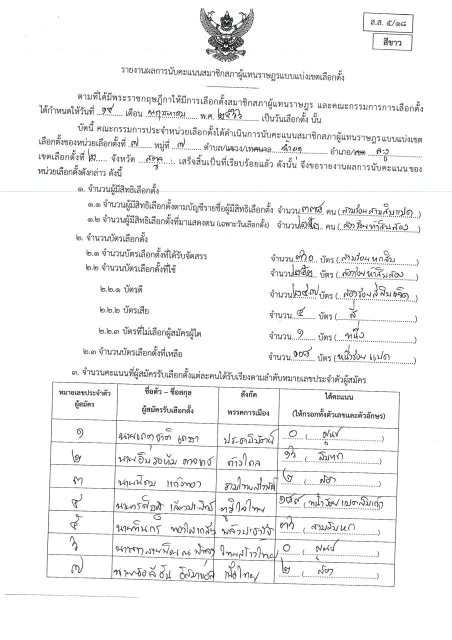
#> input picture election66/images/-1001980014618383029.jpg, 904 x 1280 px, found by its file name (shown at 1/2 size); its folder holds 4 pictures in this run
$ jupyter execute --allow-errors playground.ipynb
#> lines starting #> are read from the running program, lines starting #| are printed output that depends on the picture
[cell 1]
import fitz
import uuid
import json
from PIL import Image, ImageDraw
from pathlib import Path
import os
import random
import pandas as pd

[cell 2]
doc_path = 'จังหวัดสตูล/เขตเลือกตั้งที่ 02/นอกเขต,นอกราชฯ/ชุดที่ 3/สตูล-03-บัญชีรายชื่อ-นอกเขตนอกราช.pdf'
doc_name = Path(doc_path).name
#> (the rest of this cell did not finish here and is left out)

[cell 3]
def resize_image(pil_image, max_size=1280):
    """
    Resizes an image to 1280 width or height, whichever is larger.
    And keeps the aspect ratio.
    """
    width, height = pil_image.size
    if width > height:
        new_width = max_size
        new_height = int(new_width * height / width)
    else:
        new_height = max_size
        new_width = int(new_height * width / height)
    return pil_image.resize((new_width, new_height))

[cell 4]
metainfo = list()
for dirname, dirpaths, filenames in os.walk('จังหวัดสตูล/เขตเลือกตั้งที่ 02/อำเภอละงู/ตำบลละงู'):
    for filename in filenames:
        if not filename.endswith('.pdf'): continue

        doc_path = os.path.join(dirname, filename)

        doc_name = Path(doc_path).name
        doc = fitz.Document(doc_path)

        for page in doc.pages():
            for image in page.get_images():
                xref  = image[0]
                pix   = fitz.Pixmap(doc.extract_image(xref)['image'])
                try:
                    image = Image.frombytes('RGB', (pix.width, pix.height), pix.samples)
                except ValueError as e:
                    continue
                hash_val  = hash(pix.samples)

                file_name = f'images/{hash_val}.jpg'
                if not os.path.exists(file_name):
                    resize_image(image).save(file_name)
                metainfo.append(dict(doc=doc_path, page_num=page.number, file_name=Path(file_name).name))

[cell 5]
pd.DataFrame(metainfo).to_csv('images/metainfo.csv',index=False)

[cell 6]
def get_image(doc, xref):
    """
    Gets an image from a PDF document.

    Args:
    doc: A PDF document object.
    xref: The xref of the image to get.

    Returns:
    An Image object representing the image.
    """

    pix = fitz.Pixmap(doc.extract_image(xref)['image'])
    return Image.frombytes('RGB', (pix.width, pix.height), pix.samples)

# Detect table

inference with model on huggingface

[cell 7]
from gradio_client import Client

#> (the rest of this cell did not finish here and is left out)

[cell 8]
def inference(image_path, client):
    """
    This function performs inference on an image.

    Args:
        image_path: The path to the image file.

    Returns:
        The results of the inference, as a JSON object.
    """

    # Make a prediction using the client.
    result_json_path = client.predict(
        image_path, api_name="/predict")

    # Load the results from the JSON file.
    with open(result_json_path, "r") as fp:
        return json.load(fp)

[cell 9]
# Get all image paths
image_fpaths = ['images/only-table/'+f for f in os.listdir('images/only-table/')]

[cell 10]
image_path = random.choice(image_fpaths)
#> (the rest of this cell did not finish here and is left out)

[cell 11]
image  = Image.open(image_path)
#> image is the input picture: PIL image 904x1280 RGB; mean R, G, B 243.5, 243.5, 243.5
imdraw = ImageDraw.Draw(image)
colours = [(255,0,0),(0,255,0),(0,0,255),(200,0,200)]
random.shuffle(colours)
#> (the rest of this cell did not finish here and is left out)

#> (a cell that did not finish here is left out)

[cell 13]
# image_path = random.choice(image_fpaths)
image = Image.open(image_path)
resize_image(image,300)
#> in resize_image, `return pil_image.resize((new_width, new_height))`:
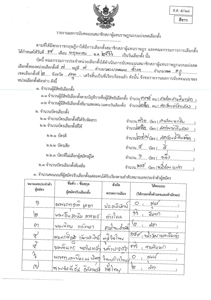
#> returned value: PIL image 211x300 RGB; mean R, G, B 243.3, 243.3, 243.3

$ run again, on election66/images/-2110190370179088194.jpg
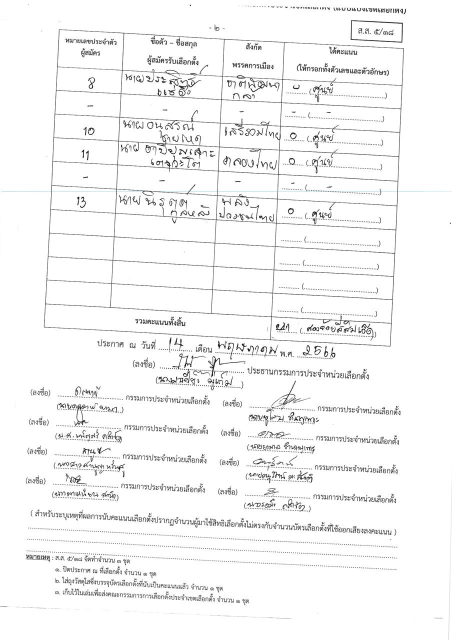
#> input picture election66/images/-2110190370179088194.jpg, 904 x 1280 px, found by its file name (shown at 1/2 size)
#> image is the input picture: PIL image 904x1280 RGB; mean R, G, B 245.2, 245.2, 245.2
#> in resize_image, `return pil_image.resize((new_width, new_height))`:
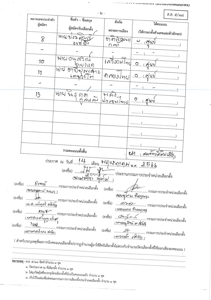
#> returned value: PIL image 211x300 RGB; mean R, G, B 244.9, 245, 245

$ run again, on election66/images/-2175003588682226142.jpg
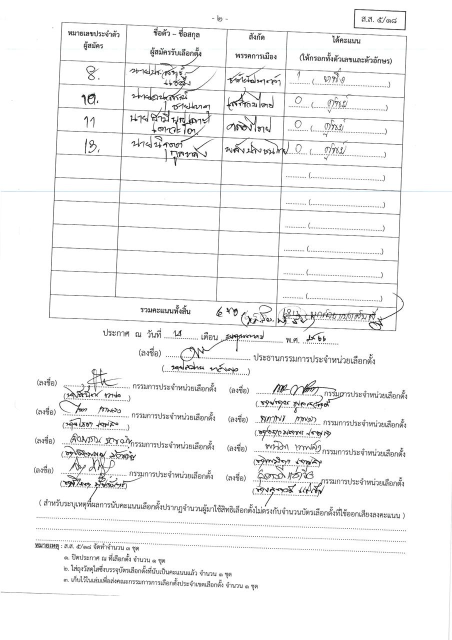
#> input picture election66/images/-2175003588682226142.jpg, 904 x 1280 px, found by its file name (shown at 1/2 size)
#> image is the input picture: PIL image 904x1280 RGB; mean R, G, B 244.6, 244.6, 244.6
#> in resize_image, `return pil_image.resize((new_width, new_height))`:
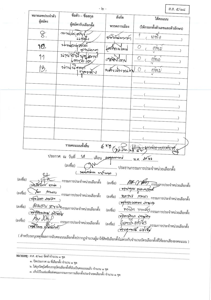
#> returned value: PIL image 211x300 RGB; mean R, G, B 244.3, 244.4, 244.4

$ run again, on election66/images/-2272420776990534492.jpg
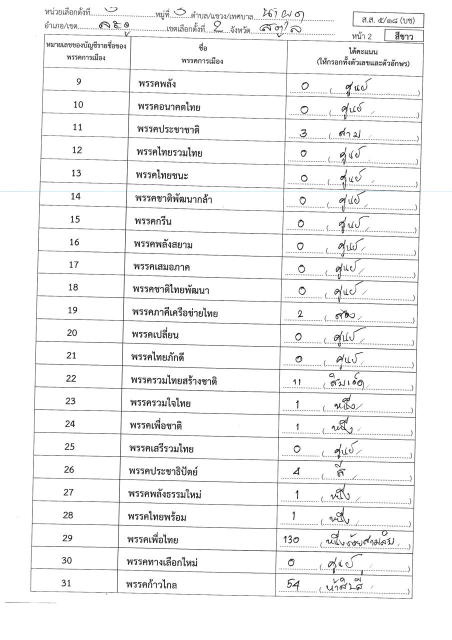
#> input picture election66/images/-2272420776990534492.jpg, 904 x 1280 px, found by its file name (shown at 1/2 size)
#> image is the input picture: PIL image 904x1280 RGB; mean R, G, B 243.6, 243.6, 243.7
#> in resize_image, `return pil_image.resize((new_width, new_height))`:
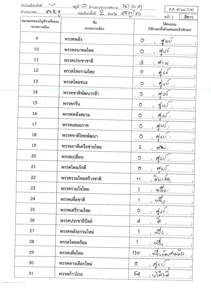
#> returned value: PIL image 211x300 RGB; mean R, G, B 243.3, 243.3, 243.3
